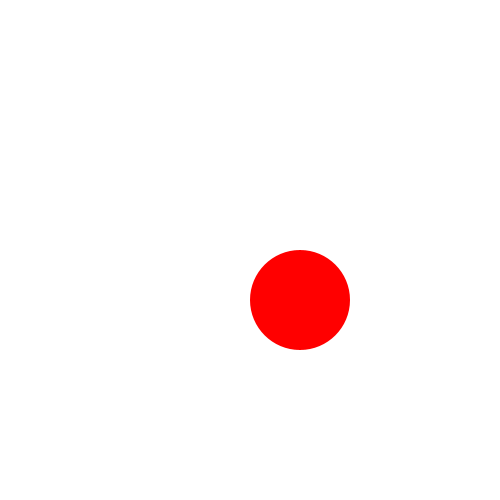
Frame 1 (no input)
Frame 60 (the mouse pressed at the canvas centre just before this capture): identical to frame 1, image omitted
Frame 120 (the mouse held since frame 60 and released just before this capture): identical to frame 1, image omitted

The Processing sketch that drew this single still picture (run headless with seeded random() and noise(); from frame 60 on, the mouse is pressed at the canvas centre):

// Processing sketch: iranyithato_labda
// ── iranyithato_labda.pde
class Labda {
  float x; 
  float y;
  float atmero;
  color szin;
  
  float sebx=0;
  float seby =0; 

  void rajzold_ki() {
    noStroke();
    fill(szin);
    ellipse(x, y, atmero, atmero);
  }


  void felfele() {
    seby=seby-1;
  }

  void lefele() {
    seby=seby+1;
  }

  void jobbrafele() {
    sebx=sebx+1;
  }

  void balrafele() {
    sebx=sebx-1;
  }
  
  void mozogj(){
    x=x+sebx;
    y=y+seby;
    
    sebx=sebx*0.9;
    seby=seby*0.9;
  }
  
  
  boolean bent_van(){
    if (x-atmero/2>0 && x+atmero/2<width && y-atmero/2>0 && y+atmero/2<height){
      return true;
    } else {
      return false;
    }
  }
}

Labda piros_labda = new Labda();

void setup() {
  size(500, 500);

  piros_labda.x=300;
  piros_labda.y=300;
  piros_labda.atmero=100;
  piros_labda.szin=color(#ff0000);

}

void draw() {
  background(#ffffff);
  
  piros_labda.rajzold_ki();
  piros_labda.mozogj();
}

void keyPressed(){
  if (key == CODED){
    if (keyCode == DOWN){
      piros_labda.lefele();
    }
        if (keyCode == UP){
      piros_labda.felfele();
    }
        if (keyCode == LEFT){
      piros_labda.balrafele();
    }
        if (keyCode == RIGHT){
      piros_labda.jobbrafele();
    }
  }
}
